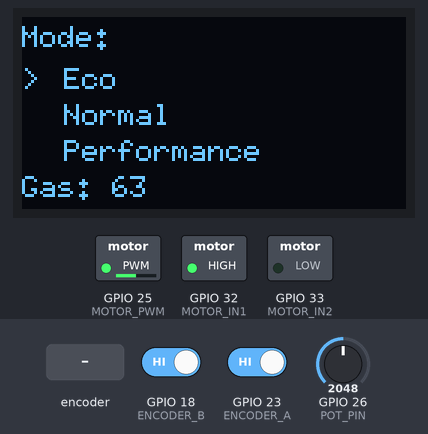
The sketch below on a simulated ESP32. Parts: 128×64 one-colour display, switched loads named in the sketch (green lamp = pin HIGH). The test bench sets the inputs (shaded band); at power-on: GPIO 26 (POT_PIN) = 2048, GPIO 18 (ENCODER_B) HIGH, GPIO 23 (ENCODER_A) HIGH (analog values on the 0–4095 scale).

Above: at 1.2 s.
1.3 s: GPIO 26 (POT_PIN) set to 2866
At 1.8 s:
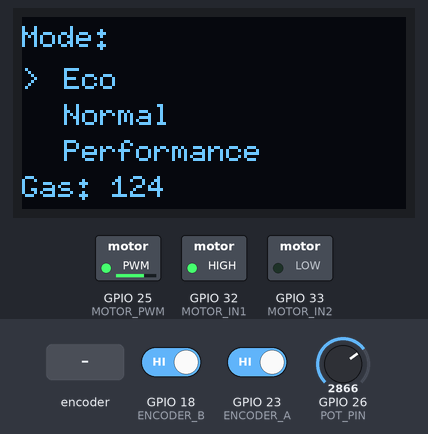
2.9 s: GPIO 26 (POT_PIN) set to 3603
At 4.2 s:
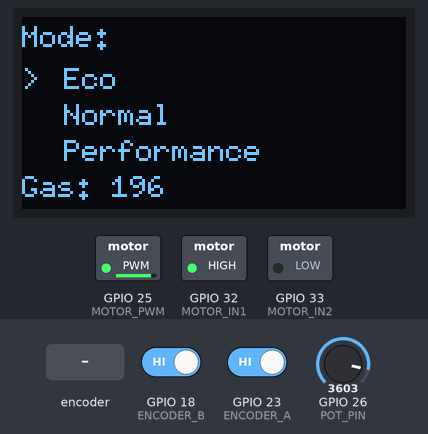
4.5 s: GPIO 26 (POT_PIN) set to 491
At 5.6 s:
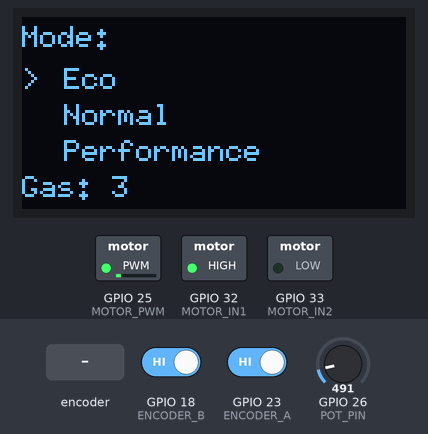
6.0 s: rotary encoder on GPIO 23 (ENCODER_A) / GPIO 18 (ENCODER_B) turned 3 steps (first pin leading)
At 6.14 s:
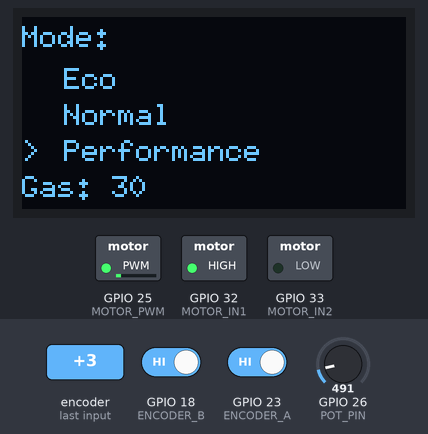
8.1 s: GPIO 26 (POT_PIN) set to 0
At 8.7 s:
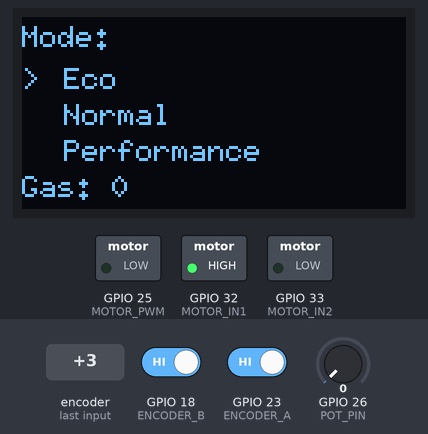
9.7 s: rotary encoder on GPIO 23 (ENCODER_A) / GPIO 18 (ENCODER_B) turned 3 steps (first pin leading)
At 10.6 s:
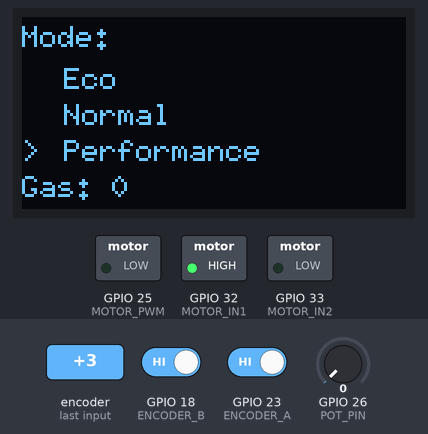
Timing chart, 0 to 12.7 s (numbered marks = the images above; inputs shaded):
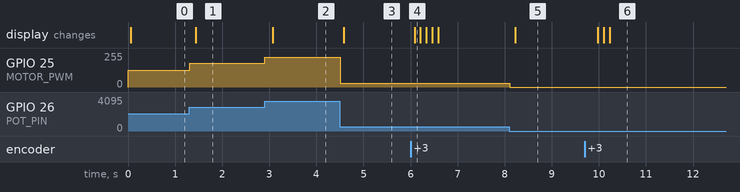

The sketch:

drive_control_with_display.ino
```cpp
#include <Arduino.h>
#include <U8g2lib.h>

#define MOTOR_IN1  32
#define MOTOR_IN2  33
#define MOTOR_PWM  25

#define ENCODER_A  23
#define ENCODER_B  18
#define POT_PIN    26   // Potentiometer (ADC)

#define MOTOR_PWM_CHANNEL 0
#define MOTOR_PWM_FREQ 20000      // 20 kHz → aman untuk motor
#define MOTOR_PWM_RES 8

U8G2_SSD1306_128X64_NONAME_F_HW_I2C u8g2(U8G2_R0);

volatile int menuIndex = 0;
const char *modes[] = {"Eco", "Normal", "Performance"};

int accelScale = 50; // default Eco
int gasValue = 0;

/* ------------------- TASK: ENCODER ------------------- */
void encoderTask(void *pv)
{
    int lastA = digitalRead(ENCODER_A);

    for (;;)
    {
        int a = digitalRead(ENCODER_A);

        if (a != lastA)
        {
            if (digitalRead(ENCODER_B) != a) menuIndex++;
            else menuIndex--;

            if (menuIndex < 0) menuIndex = 2;
            if (menuIndex > 2) menuIndex = 0;

            lastA = a;
        }
        vTaskDelay(5 / portTICK_PERIOD_MS);
    }
}

/* ------------------- TASK: POTENSIO GAS ------------------- */
void gasTask(void *pv)
{
    for (;;)
    {
        int raw = analogRead(POT_PIN);      // 0–4095
        raw = map(raw, 0, 4095, 0, 255);    // 0–255

        int speed = 0;

        // === NON-LINEAR SCALING PER MODE ===
        if (menuIndex == 0) {
            // ECO → lambat naiknya (kurva kuadrat)
            speed = (raw * raw) / 255;
        }
        else if (menuIndex == 1) {
            // NORMAL → linear
            speed = raw;
        }
        else if (menuIndex == 2) {
            // PERFORMANCE → sangat sensitif (kurva akar)
            speed = sqrt(raw) * 16;          // kasi boost
        }

        // batas 0–255
        gasValue = constrain(speed, 0, 255);

        vTaskDelay(20 / portTICK_PERIOD_MS);
    }
}

/* ------------------- TASK: MOTOR ------------------- */
void motorTask(void *pv)
{
  ledcSetup(MOTOR_PWM_CHANNEL, MOTOR_PWM_FREQ, MOTOR_PWM_RES);
  ledcAttachPin(MOTOR_PWM, MOTOR_PWM_CHANNEL);

  while(1) {
    int pot = analogRead(POT_PIN);     // 0 – 4095
    int speed = map(pot, 0, 4095, 0, 255);

    ledcWrite(MOTOR_PWM_CHANNEL, speed);

    vTaskDelay(10 / portTICK_PERIOD_MS);
  }
}

/* ------------------- TASK: OLED ------------------- */
void oledTask(void *pv)
{
    u8g2.begin();

    for (;;)
    {
        u8g2.clearBuffer();
        u8g2.setFont(u8g2_font_6x10_mr);

        u8g2.drawStr(0, 10, "Mode:");

        for (int i = 0; i < 3; i++)
        {
            if (menuIndex == i)
                u8g2.drawStr(0, 24 + i * 12, ">");

            u8g2.drawStr(14, 24 + i * 12, modes[i]);
        }

        char buf[20];
        sprintf(buf, "Gas: %d", gasValue);
        u8g2.drawStr(0, 60, buf);

        u8g2.sendBuffer();
        vTaskDelay(100 / portTICK_PERIOD_MS);
    }
}

/* ------------------- SETUP ------------------- */
void setup()
{
    pinMode(MOTOR_IN1, OUTPUT);
    pinMode(MOTOR_IN2, OUTPUT);
    pinMode(ENCODER_A, INPUT);
    pinMode(ENCODER_B, INPUT);

    digitalWrite(MOTOR_IN1, HIGH);   // forward
    digitalWrite(MOTOR_IN2, LOW);    // forward only

    analogReadResolution(12); // ESP32 max 4095

    xTaskCreate(encoderTask, "ENC", 2048, NULL, 1, NULL);
    xTaskCreate(gasTask, "GAS", 2048, NULL, 1, NULL);
    xTaskCreate(motorTask, "MOTOR", 4096, NULL, 1, NULL);
    xTaskCreate(oledTask, "OLED", 3072, NULL, 1, NULL);
}

void loop() {}
```

Measured:
- after the input at 1.3 s, GPIO 25 (MOTOR_PWM): 127/255 → 177/255 at once; the display: changes after 0.14 s (image 1)
- after the input at 2.9 s, GPIO 25 (MOTOR_PWM): 177/255 → 223/255 at once; the display: changes after 0.17 s (image 2)
- after the input at 4.5 s, GPIO 25 (MOTOR_PWM): 223/255 → 30/255 at once; the display: changes after 0.08 s (image 3)
- after the input at 6.0 s, the display: changes after 0.08 s (image 4)
- after the input at 8.1 s, GPIO 25 (MOTOR_PWM): 30/255 → 0/255 at once; the display: changes after 0.12 s (image 5)
- after the input at 9.7 s, the display: first changes after 0.28 s (image 6 shows a later state)
